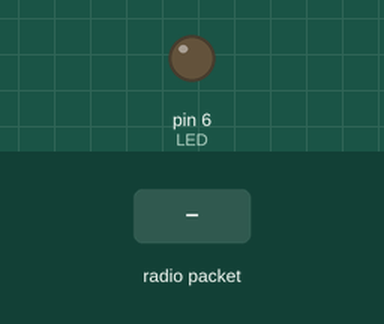
Bench run of a sketch on a simulated Arduino Uno, built with avr-gcc and run on an emulated ATmega328P. Shown: output pins drawn as LEDs (lit = HIGH). Inputs (shaded band) come from the test bench. No radio packets arrive unless stated; pins used as bus, display or sensor lines are not drawn; what the sketch prints to the serial monitor is not drawn.

Above: at 1.3 s.
1.4 s: radio packet "1" arrives
Timing chart, 0 to 4.4 s (numbered marks = the images above; inputs shaded):
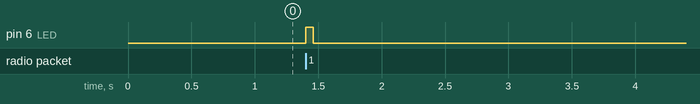

Measured:
- after the input at 1.4 s, pin 6 (LED): LOW → HIGH at once, → LOW 0.06 s later

The sketch:

_2017_08-rc-radio-listen-Signal-Strangth.ino
```cpp
// Arduino95_Listen
#include <SPI.h>
#include <RH_RF95.h>

#define RFM95_CS 10
#define RFM95_RST 9
#define RFM95_INT 2

#define RF95_FREQ 915.0

RH_RF95 rf95(RFM95_CS, RFM95_INT);

#define LED 6

void setup()
{
  pinMode(LED, OUTPUT);
  pinMode(RFM95_RST, OUTPUT);
  digitalWrite(RFM95_RST, HIGH);

  while (!Serial);
  Serial.begin(9600);
  delay(100);

  Serial.println("Packet Client : Listen (Arduino LoRa)");

  // manual reset
  digitalWrite(RFM95_RST, LOW);
  delay(10);
  digitalWrite(RFM95_RST, HIGH);
  delay(10);

  while (!rf95.init()) {
    Serial.println("Packet Client : LoRa radio init failed");
    while (1);
  }
  Serial.println("Packet Client : Running OK!");

  if (!rf95.setFrequency(RF95_FREQ)) {
    Serial.println("Packet Client : Wrong frequency => failed");
    while (1);
  }

  rf95.setTxPower(23, true);
}

void loop()
{
  if (rf95.available())
  {
    // Should be a message for us now
    uint8_t buf[RH_RF95_MAX_MESSAGE_LEN];
    uint8_t len = sizeof(buf);

    if (rf95.recv(buf, &len))
    {
      digitalWrite(LED, HIGH);

      Serial.println((char*)buf);
       Serial.print("Packet Client : RSSI: ");
      Serial.println(rf95.lastRssi(), DEC);

      // Send a reply
      uint8_t data[] = "And hello back to you";
      rf95.send(data, sizeof(data));
      rf95.waitPacketSent();

      digitalWrite(LED, LOW);
    }
    else
    {
      Serial.println("Packet Client : Receive failed");
    }
  }
}
```
